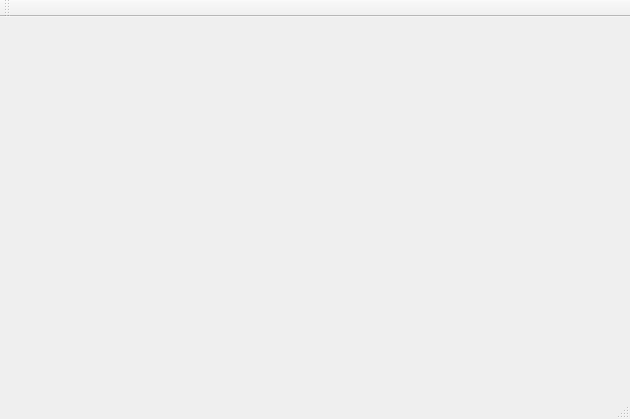
<?xml version="1.0" encoding="UTF-8"?>
<ui version="4.0">
 <class>MainWindow</class>
 <widget class="QMainWindow" name="MainWindow">
  <property name="geometry">
   <rect>
    <x>0</x>
    <y>0</y>
    <width>630</width>
    <height>419</height>
   </rect>
  </property>
  <property name="windowTitle">
   <string>MainWindow</string>
  </property>
  <widget class="QWidget" name="centralWidget">
   <widget class="QCustomPlot" name="widget" native="true">
    <property name="geometry">
     <rect>
      <x>259</x>
      <y>69</y>
      <width>241</width>
      <height>131</height>
     </rect>
    </property>
   </widget>
  </widget>
  <widget class="QMenuBar" name="menuBar">
   <property name="geometry">
    <rect>
     <x>0</x>
     <y>0</y>
     <width>630</width>
     <height>20</height>
    </rect>
   </property>
  </widget>
  <widget class="QToolBar" name="mainToolBar">
   <attribute name="toolBarArea">
    <enum>TopToolBarArea</enum>
   </attribute>
   <attribute name="toolBarBreak">
    <bool>false</bool>
   </attribute>
  </widget>
  <widget class="QStatusBar" name="statusBar"/>
 </widget>
 <layoutdefault spacing="6" margin="11"/>
 <customwidgets>
  <customwidget>
   <class>QCustomPlot</class>
   <extends>QWidget</extends>
   <header location="global">qcustomplot/qcustomplot.h</header>
   <container>1</container>
  </customwidget>
 </customwidgets>
 <resources/>
 <connections/>
</ui>
